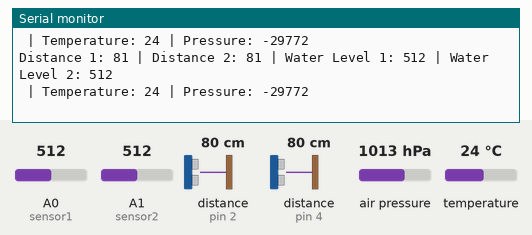
Recording of a sketch running on a simulated Arduino Uno, built with avr-gcc and run on an emulated ATmega328P. On the bench: the last lines printed to the serial monitor. The test bench sets the inputs (shaded band); at power-on: A1 (sensor2) = 512, A0 (sensor1) = 512, distance to the obstacle (sensors on pin 2, pin 4) 80 cm, air pressure 1013 hPa, temperature 24 °C. The echo pulse lasts 58.3 µs per cm; no radio packets arrive unless stated.

Above: at 12.5 s.
12.6 s: A1 (sensor2) set to 107
At 13.5 s:
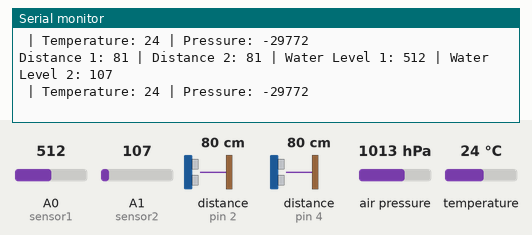
15.9 s: A1 (sensor2) set to 92
At 16.6 s:
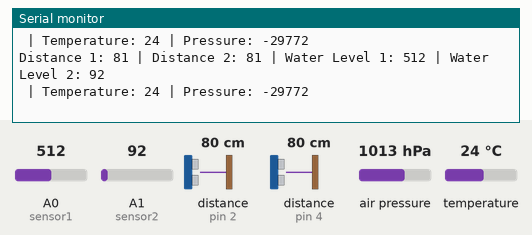

The sketch:

nrf24_trasmitter_test.ino
```cpp
#include <SPI.h>
#include <nRF24L01.h>
#include <RF24.h>
#include <NewPing.h>
#include <Wire.h>
#include <Adafruit_BMP280.h>


#define trigger_pin1 3
#define echo_pin1 2
#define trigger_pin2 5
#define echo_pin2 4
#define max_distance 200
#define sensor1 A0
#define sensor2 A1

NewPing sonar1(trigger_pin1, echo_pin1, max_distance);
NewPing sonar2(trigger_pin2, echo_pin2, max_distance);
Adafruit_BMP280 bmp;

RF24 radio(9, 10); // CE, CSN
const byte address[6] = "00001";
int data[6];

void setup() {
  radio.begin();
  Serial.begin(9600);
  radio.openWritingPipe(address);
  radio.setPALevel(RF24_PA_MIN);
  radio.stopListening();
  pinMode(sensor1, INPUT);
  pinMode(sensor2, INPUT);
  bmp.begin();
 bmp.setSampling(Adafruit_BMP280::MODE_NORMAL,     /* Operating Mode. */
                  Adafruit_BMP280::SAMPLING_X2,     /* Temp. oversampling */
                  Adafruit_BMP280::SAMPLING_X16,    /* Pressure oversampling */
                  Adafruit_BMP280::FILTER_X16,      /* Filtering. */
                  Adafruit_BMP280::STANDBY_MS_500); /* Standby time. */
}
void loop() {
  delay(50);
  data[0] = sonar1.ping_cm();
  data[1] = sonar2.ping_cm();
  data[2] = analogRead(sensor1);
  data[3] = analogRead(sensor2);
  data[4] = bmp.readTemperature();
  data[5] = bmp.readPressure();

   Serial.print("Distance 1: ");
   Serial.print(data[0]);
   Serial.print(" | Distance 2: ");
   Serial.print(data[1]);
   Serial.print(" | Water Level 1: ");
   Serial.print(data[2]);
   Serial.print(" | Water Level 2: ");
   Serial.println(data[3]);
   Serial.print(" | Temperature: ");
   Serial.print(data[4]);
   Serial.print(" | Pressure: ");
   Serial.println(data[5]);

  radio.write(&data, sizeof(data));
  delay(500);
}
```

Measured:
- after the input at 12.6 s, the serial monitor: prints a new line after 0.40 s (image 1)
- after the input at 15.9 s, the serial monitor: prints a new line after 0.18 s (image 2)
